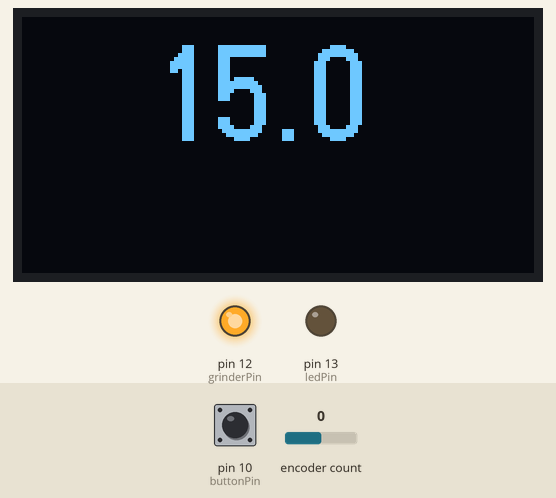
This sketch was run on a simulated Arduino Uno, built with avr-gcc and run on an emulated ATmega328P. On the bench: 128×64 one-colour display, output pins drawn as LEDs (lit = HIGH). The test bench sets the inputs (shaded band); at power-on: pin 10 (buttonPin) HIGH, encoder count 0. What the sketch prints to the serial monitor is not drawn.

Above: at 3.3 s.
3.4 s: pin 10 (buttonPin) pulled LOW for 0.15 s
At 3.71 s:
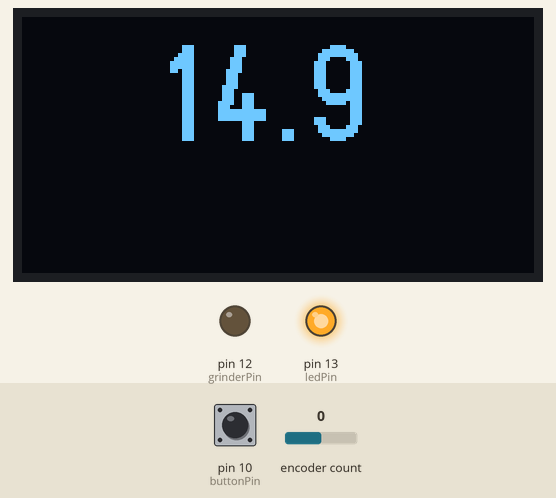
4.1 s: pin 10 (buttonPin) pulled LOW for 1 s
At 5.1 s:
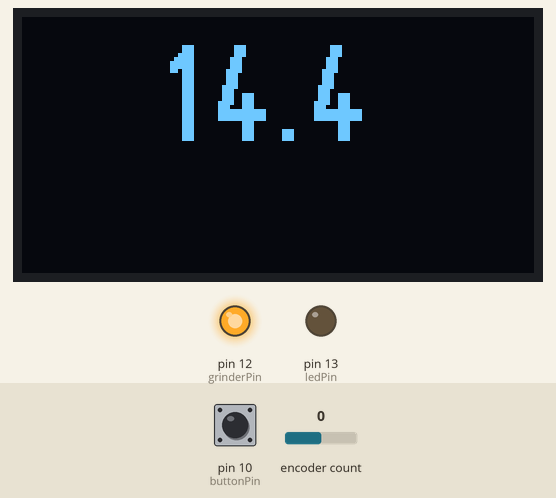
6.6 s: pin 10 (buttonPin) pulled LOW for 0.15 s
At 6.91 s:
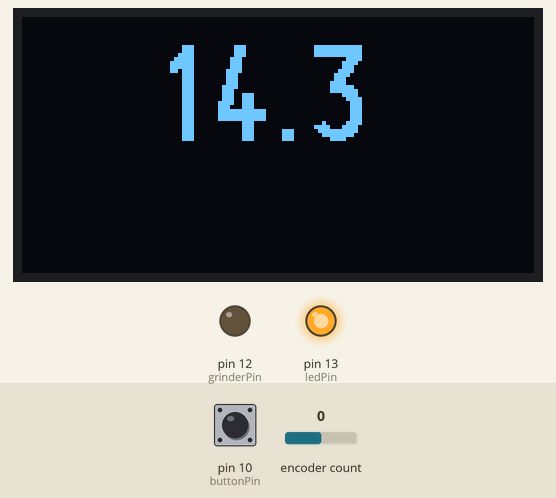
Timing chart, 0 to 9.6 s (numbered marks = the images above; inputs shaded):
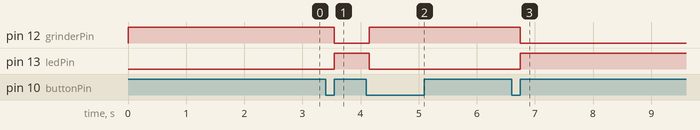

Measured:
- after the input at 3.4 s, pin 12 (grinderPin): HIGH → LOW after 0.15 s; pin 13 (ledPin): LOW → HIGH after 0.15 s; the display: changes after 0.23 s (image 1)
- after the input at 4.1 s, pin 12 (grinderPin): LOW → HIGH after 0.05 s; pin 13 (ledPin): HIGH → LOW after 0.05 s
- after the input at 6.6 s, pin 12 (grinderPin): HIGH → LOW after 0.15 s; pin 13 (ledPin): LOW → HIGH after 0.15 s; the display: changes after 0.23 s (image 3)

The sketch:

arduino_grinder_timer.ino
```cpp
// (licence header left out)
// This optional setting causes Encoder to use more optimized code,
// It must be defined before Encoder.h is included.
#define ENCODER_OPTIMIZE_INTERRUPTS

#include <Arduino.h>
#include <U8g2lib.h>
#include <Encoder.h>
#include <Wire.h>


/*
 * User Config
 *
 * Change this if you have another display type or use other pin configurations
*/

// U8g2 Contructor List (Picture Loop Page Buffer)
// The complete list is available here: https://github.com/olikraus/u8g2/wiki/u8g2setupcpp
//U8G2_SSD1306_128X32_UNIVISION_1_HW_I2C u8g2(U8G2_R0, /* reset=*/ U8X8_PIN_NONE, /* clock=*/ SCL, /* data=*/ SDA);   // pin remapping with ESP8266 HW I2C
//U8G2_SSD1306_128X64_NONAME_1_HW_I2C u8g2(U8G2_R0, /* reset=*/ U8X8_PIN_NONE);
U8G2_SH1106_128X64_NONAME_2_HW_I2C u8g2(U8G2_R0, /* reset=*/ U8X8_PIN_NONE);

Encoder encoder(2, 3); // Setup encoder with correct pins, swap pins if wrong direction - Use pin 2 and 3 for best performance (These are interrupt pins)
const int ledPin = 13; // Status led
const int grinderPin = 12; // Pin for relay controlling the grinder
const int buttonPin = 10; // Button on rotary encoder

/*
 * End of user config
 */


// the current state of the LED / Grinder
int ledState = LOW; // LOW means off, HIGH means on
int grinderState = HIGH; // LOW means on, HIGH means off

// the current and previous readings from the input pin
int buttonState;
int thisButtonState = HIGH; // High is unpressed
int lastButtonState = HIGH;
// time is measured in milliseconds and will quickly exceed limitations of an integer, so we use a long for these two
unsigned long lastDebounceTime = 0;  // the time the button state last switched
unsigned long debounceDelay = 50;    // the state must remain the same for this many millis to register the button press
bool buttonHold = false;

// Rotary Encoder variables
const int ROTARYMIN = 20; // = 1 second
const int ROTARYMAX = 600; // = 30 seconds
int pos = 300; // = 15 seconds
int lastPos = pos;

// Countdown variables
int sec; // seconds
int dsec;  // desisecond (tenth of second)
int secPaused;
int dsecPaused;
uint32_t startTime, endTime;
int sLeft, mLeft;
bool pauseCountdown = false;


/*--------------------
  ----- Functions ------
  --------------------*/

void drawTimer( uint8_t s, uint8_t m) {
  char m_str[4];
  sprintf(m_str, "%02d.%01d", s, m);

  u8g2.firstPage();
  do {
    u8g2.setFont(u8g2_font_logisoso24_tn);
    u8g2.drawStr(32, 31, m_str);
  } while ( u8g2.nextPage() );
}

void fpauseCountdown() {
  ledState = LOW;
  grinderState = HIGH;
  digitalWrite(grinderPin, grinderState); // sluk relæ
  digitalWrite(ledPin, ledState); // sluk LED

  pauseCountdown = true;
  Serial.println("Paused");
  buttonState = LOW;
  secPaused = sLeft;
  dsecPaused = mLeft;
  while (digitalRead(buttonPin) == false) {
    delay(1);
  }
  Serial.print(secPaused);
  Serial.print(".");
  Serial.println(dsecPaused);
}

void runCountdown() {
  Serial.println("start countdown");
  //delay(1000);

  startTime = millis();
  Serial.print("Start time: ");
  Serial.println(startTime);
  ledState = HIGH;
  grinderState = LOW;
  digitalWrite(grinderPin, grinderState); // Tænd relæ
  digitalWrite(ledPin, ledState); // Tænd LED


  if (pauseCountdown) { // if paused resume from ramaining time
    endTime = startTime + (secPaused * 1000) + (dsecPaused * 100);
    pauseCountdown = false;
    Serial.println("Resumed from pause");
    Serial.print(secPaused);
    Serial.print(".");
    Serial.println(dsecPaused);
  } else { // use normal
    endTime = startTime + (sec * 1000) + (dsec * 100);
    Serial.print("End time: ");
    Serial.println(endTime);
  }

  while (millis() < endTime && pauseCountdown == false) {
    sLeft = ( endTime - millis() ) / 1000; // sekunder tilbage
    mLeft = (( endTime - millis() ) % 1000) / 100; // tiendedele af et sekund tilbage(0-99)
    drawTimer(sLeft, mLeft);
    //Serial.print("Time left: ");
    //Serial.print(sLeft);
    //Serial.println(mLeft);

    if (digitalRead(buttonPin) == false) { // pressed
      fpauseCountdown();
      Serial.println("Returning to main loop");
      return;
    }
    delay(10);
  }
  ledState = LOW;
  grinderState = HIGH;
  digitalWrite(grinderPin, grinderState); // sluk relæ
  digitalWrite(ledPin, ledState); // sluk LED
  pauseCountdown = false;
  drawTimer(0, 0);
  delay(1000);
  drawTimer(sec, dsec);
}

/*--------------------
  ----- Main Loops -----
  --------------------*/

void setup(void) {
  pinMode(grinderPin, OUTPUT);
  pinMode(ledPin, OUTPUT);
  pinMode(buttonPin, INPUT_PULLUP);
  digitalWrite(grinderPin, grinderState); // sluk relæ / HIGH
  digitalWrite(ledPin, ledState); // sluk led // LOW

  delay(1500);
  u8g2.begin();
  //u8g2.setFlipMode(1);
  delay(500);
  Serial.begin(115200);

  encoder.write(pos); // set the start value
  dsec = (pos/2) % 10; // tiendedele
  sec = (pos/2) / 10;
  drawTimer(sec, dsec);
}

void loop(void) {

  // encoder logic

  pos = encoder.read(); // get the current physical position and calc the logical position

  if (lastPos != pos) {
    // Keep position/time inside configured limits
    if (pos < ROTARYMIN) {
      encoder.write(ROTARYMIN);
      pos = ROTARYMIN;
    } else if (pos > ROTARYMAX) {
      encoder.write(ROTARYMAX);
      pos = ROTARYMAX;
    }

    // Convert pos to time and display
    if (!pauseCountdown) {
      dsec = (pos/2) % 10;
      sec = (pos/2) / 10;
      drawTimer(sec, dsec);
      lastPos = pos;
      Serial.print(pos);
      Serial.println();
    } else {
      encoder.write(lastPos);
    }
  }

  // Button logic
  thisButtonState = digitalRead(buttonPin); // read button state, LOW when pressed, HIGH when not

  if (thisButtonState == LOW && lastButtonState == HIGH && (millis() - lastDebounceTime) > debounceDelay) {
    lastDebounceTime = millis(); // reset the debounce timer
    if (buttonHold) {
     buttonHold = false;
    }
  }

  // if the current state does not match the previous state
  // the button was just pressed/released, or is transition noise

  // once delay millis have elapsed, if the state remains the same, register the press
  if ((millis() - lastDebounceTime) > debounceDelay && !buttonHold) {

    // on release
    if (thisButtonState == HIGH && lastButtonState == LOW) {
      Serial.println("Countdown starting");
      runCountdown();
    }

    // knappen holdt nede i minimum 1,5 sekunder
    if (thisButtonState == LOW && (millis() - lastDebounceTime) > 1500) {
      pauseCountdown = false;
      drawTimer(sec, dsec);
      Serial.println("Pause canceled");
      buttonHold = true;
    }
  }

  // persist for next loop iteration
  lastButtonState = thisButtonState;
}
```
